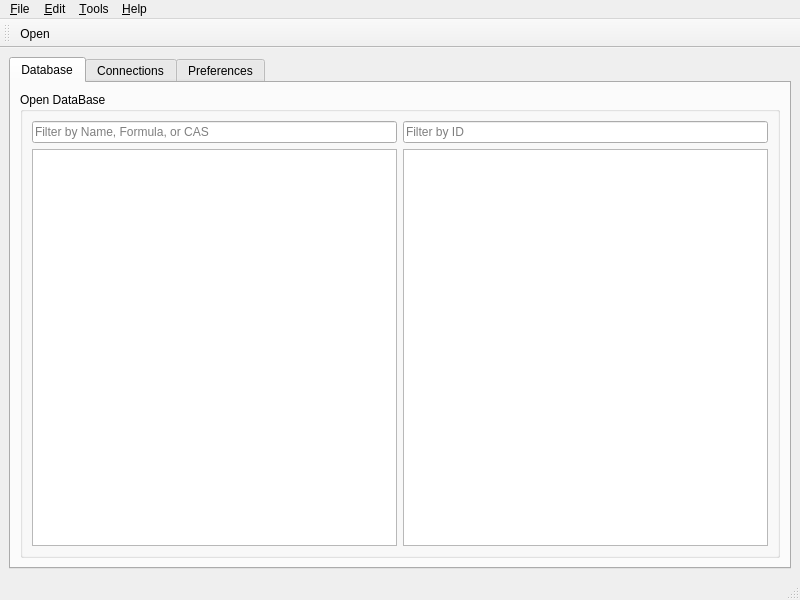
<?xml version="1.0" encoding="UTF-8"?>
<ui version="4.0">
 <class>MainWindow</class>
 <widget class="QMainWindow" name="MainWindow">
  <property name="geometry">
   <rect>
    <x>0</x>
    <y>0</y>
    <width>800</width>
    <height>600</height>
   </rect>
  </property>
  <property name="windowTitle">
   <string>MPDB GUI</string>
  </property>
  <widget class="QWidget" name="centralwidget">
   <layout class="QVBoxLayout" name="verticalLayout">
    <item>
     <widget class="QTabWidget" name="tabWidget">
      <property name="currentIndex">
       <number>0</number>
      </property>
      <widget class="QWidget" name="dbTab">
       <attribute name="title">
        <string>Database</string>
       </attribute>
       <layout class="QVBoxLayout" name="verticalLayout_2">
        <item>
         <widget class="QGroupBox" name="groupBox">
          <property name="title">
           <string>Open DataBase</string>
          </property>
          <layout class="QHBoxLayout" name="horizontalLayout">
           <item>
            <layout class="QVBoxLayout" name="verticalLayout_3">
             <item>
              <widget class="QLineEdit" name="lineEdit">
               <property name="text">
                <string/>
               </property>
               <property name="placeholderText">
                <string>Filter by Name, Formula, or CAS</string>
               </property>
              </widget>
             </item>
             <item>
              <widget class="QTreeView" name="treeView">
               <property name="selectionMode">
                <enum>QAbstractItemView::MultiSelection</enum>
               </property>
               <property name="rootIsDecorated">
                <bool>false</bool>
               </property>
               <property name="itemsExpandable">
                <bool>false</bool>
               </property>
              </widget>
             </item>
            </layout>
           </item>
           <item>
            <layout class="QVBoxLayout" name="verticalLayout_4">
             <item>
              <widget class="QLineEdit" name="lineEdit_2">
               <property name="placeholderText">
                <string>Filter by ID</string>
               </property>
              </widget>
             </item>
             <item>
              <widget class="QTreeView" name="treeView_2"/>
             </item>
            </layout>
           </item>
          </layout>
         </widget>
        </item>
       </layout>
      </widget>
      <widget class="QWidget" name="connections">
       <attribute name="title">
        <string>Connections</string>
       </attribute>
      </widget>
      <widget class="QWidget" name="preferences">
       <attribute name="title">
        <string>Preferences</string>
       </attribute>
      </widget>
     </widget>
    </item>
   </layout>
  </widget>
  <widget class="QMenuBar" name="menubar">
   <property name="geometry">
    <rect>
     <x>0</x>
     <y>0</y>
     <width>800</width>
     <height>22</height>
    </rect>
   </property>
   <widget class="QMenu" name="menu_File">
    <property name="title">
     <string>&amp;File</string>
    </property>
    <addaction name="action_Open"/>
    <addaction name="action_Save"/>
    <addaction name="action_Close"/>
    <addaction name="separator"/>
    <addaction name="action_Quit"/>
   </widget>
   <widget class="QMenu" name="menu_Edit">
    <property name="title">
     <string>&amp;Edit</string>
    </property>
    <addaction name="action_Copy"/>
    <addaction name="action_Paste"/>
    <addaction name="action_Select_All"/>
   </widget>
   <widget class="QMenu" name="menu_Tools">
    <property name="title">
     <string>&amp;Tools</string>
    </property>
   </widget>
   <widget class="QMenu" name="menu_Help">
    <property name="title">
     <string>&amp;Help</string>
    </property>
    <addaction name="action_About"/>
   </widget>
   <addaction name="menu_File"/>
   <addaction name="menu_Edit"/>
   <addaction name="menu_Tools"/>
   <addaction name="menu_Help"/>
  </widget>
  <widget class="QStatusBar" name="statusbar"/>
  <widget class="QToolBar" name="toolBar">
   <property name="windowTitle">
    <string>toolBar</string>
   </property>
   <attribute name="toolBarArea">
    <enum>TopToolBarArea</enum>
   </attribute>
   <attribute name="toolBarBreak">
    <bool>false</bool>
   </attribute>
   <addaction name="action_Open"/>
  </widget>
  <action name="action_Open">
   <property name="text">
    <string>&amp;Open</string>
   </property>
   <property name="shortcut">
    <string>Ctrl+O</string>
   </property>
  </action>
  <action name="action_Close">
   <property name="text">
    <string>&amp;Close</string>
   </property>
  </action>
  <action name="action_Quit">
   <property name="text">
    <string>&amp;Quit</string>
   </property>
   <property name="shortcut">
    <string>Ctrl+Q</string>
   </property>
  </action>
  <action name="action_Copy">
   <property name="text">
    <string>Copy</string>
   </property>
   <property name="shortcut">
    <string>Ctrl+C</string>
   </property>
  </action>
  <action name="action_Paste">
   <property name="text">
    <string>Paste</string>
   </property>
   <property name="shortcut">
    <string>Ctrl+V</string>
   </property>
  </action>
  <action name="action_Select_All">
   <property name="text">
    <string>Select All</string>
   </property>
  </action>
  <action name="action_Preferences">
   <property name="text">
    <string>&amp;Preferences</string>
   </property>
  </action>
  <action name="action_About">
   <property name="text">
    <string>About</string>
   </property>
  </action>
  <action name="action_Save">
   <property name="text">
    <string>&amp;Save</string>
   </property>
  </action>
 </widget>
 <resources/>
 <connections/>
</ui>
